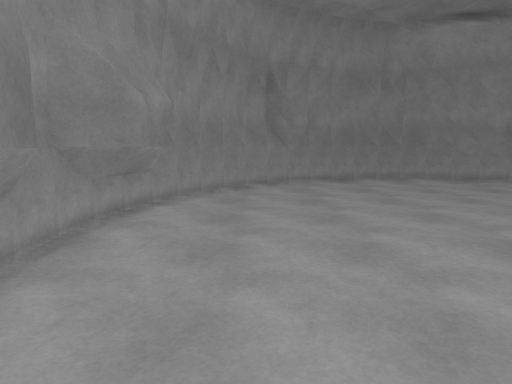
View 1 (above)

15 first-person views from a walk through a scene from a Unity 3-D project. The camera is 1.4 m above the floor, tilts 8° down and sees 75° across. The floor is counted in squares, 0.5 m on a side. Each view is taken from the middle of a square. On the plan, view 1 faces up. The plan holds only what a view shows up to about 20 squares ahead; the rest is blank. The player is left out.

View 2
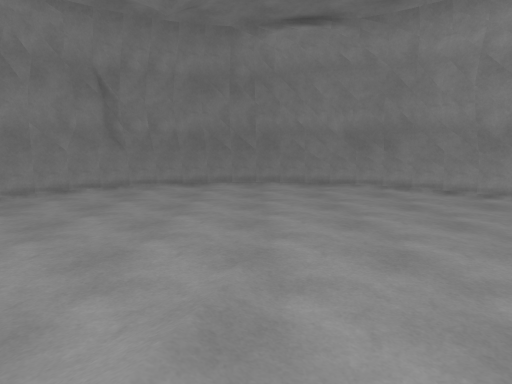

View 3
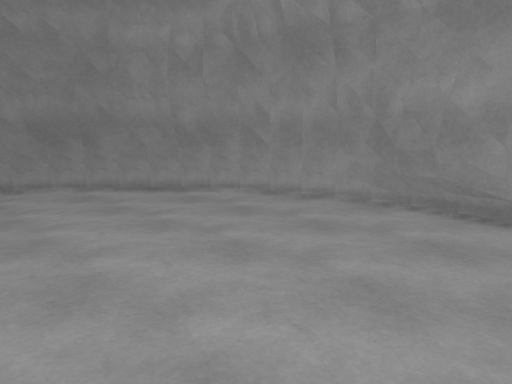

View 4
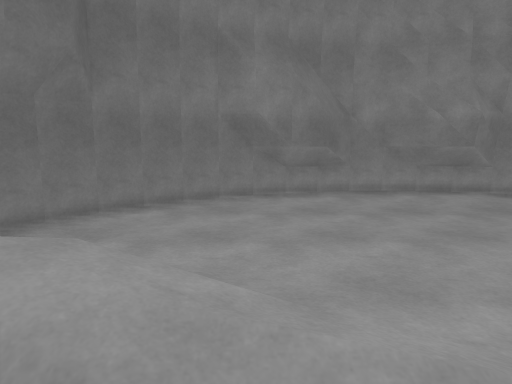

View 5
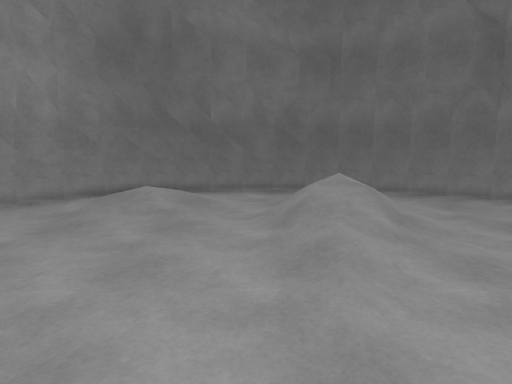

View 6
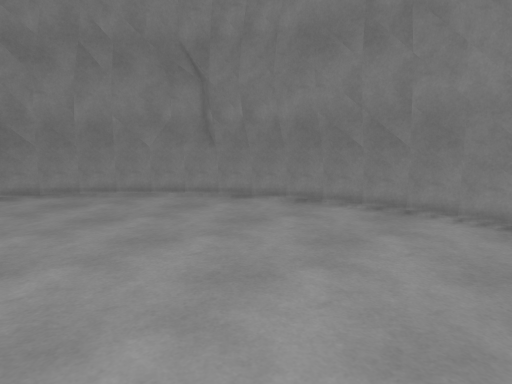

View 7
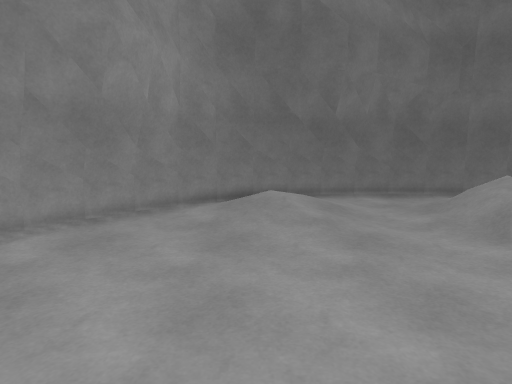

View 8
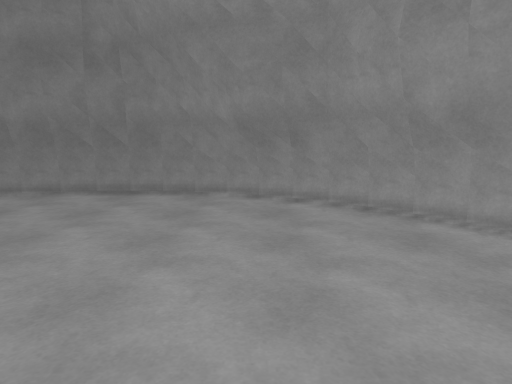

View 9
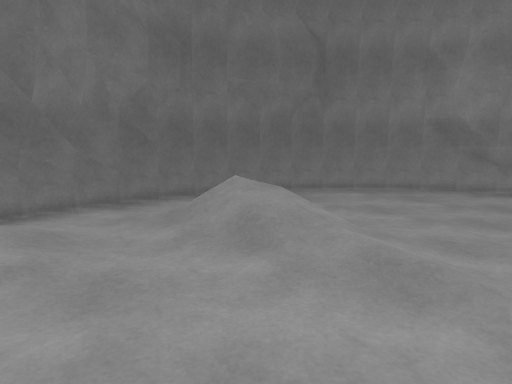

View 10
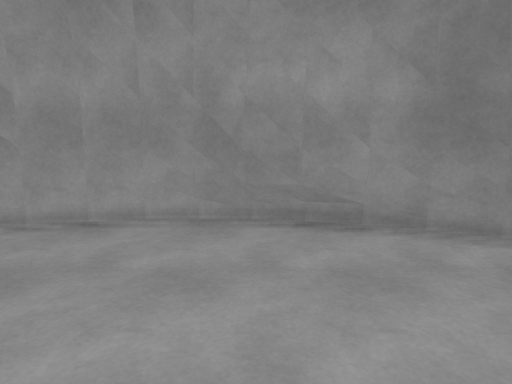

View 11
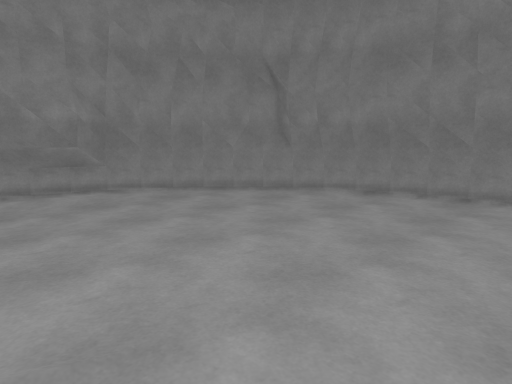

View 12
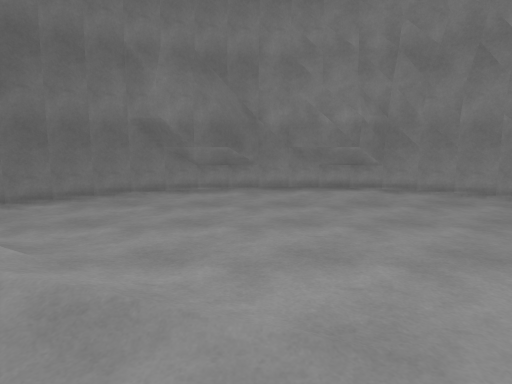

View 13
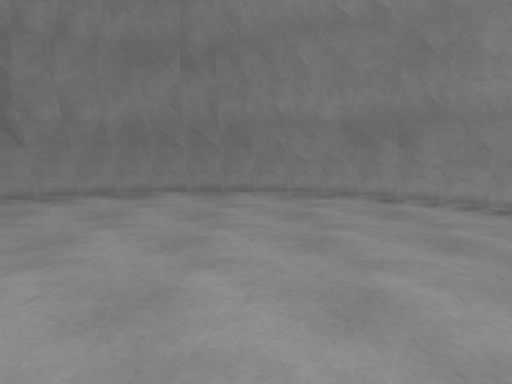

View 14
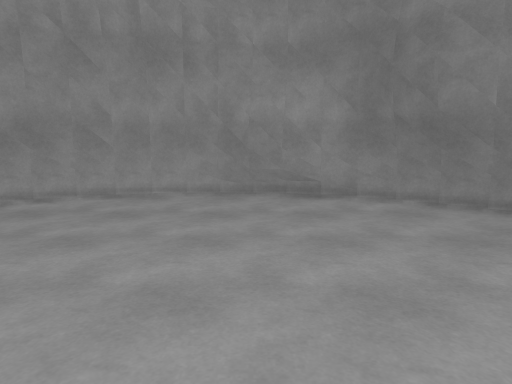

View 15
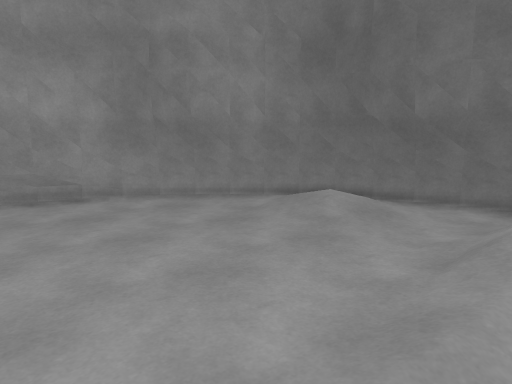

### Floor plan
Key: @ floor where view 1 was taken; # wall or solid block; . main floor; : floor 0.25 m higher than the main floor; + floor 0.5 m higher than the main floor; * floor 0.75 m higher than the main floor; / step, stairs or slope.
Columns run from 5 left of view 1 to 27 right of it. Each row starts with its distance up from view 1.
 25            ###########
 24         ####.........###
 23       ###.............####
 22      ##................. ###
 21     ##.....................##
 20    ##......................###
 19   ##........................##
 18   #..........................##
 17  ##...........................##
 16  #.............................#
 15  #.............................##
 14  #..............................#
 13  ##.............................#
 12  ##.............................#
 11 ##..............................#
 10 ##..............................#
  9 #...............................#
  8 #..............................##
  7 #..............................##
  6 ##.............:..............##
  5 ###............:..............##
  4  ##...........::..............#
  3   #...........::..............#
  2   #........../:::.............#
  1   #.........:/++:.............#
  0   #..@......//++/............##
 -1   ##......../**//...........##
 -2    ##......//**/:....::::..###
 -3     ##.....  ///....::::::###
 -4      ##....    /..../:++:###
 -5       ###..    .....::  ##
 -6         ###   .... ######
 -7           ##########

Positions as (right, up) in squares from view 1, and headings:
1: (0, 0), facing up
2: (11, 0), facing up
3: (13, 2), facing up-right
4: (13, 2), facing left
5: (12, 12), facing down
6: (16, 12), facing up-left
7: (18, 10), facing down
8: (18, 7), facing up
9: (17, 7), facing down-left
10: (16, 7), facing right
11: (15, 7), facing up-left
12: (15, 7), facing left
13: (13, 7), facing up
14: (9, 7), facing right
15: (9, 9), facing down-right
